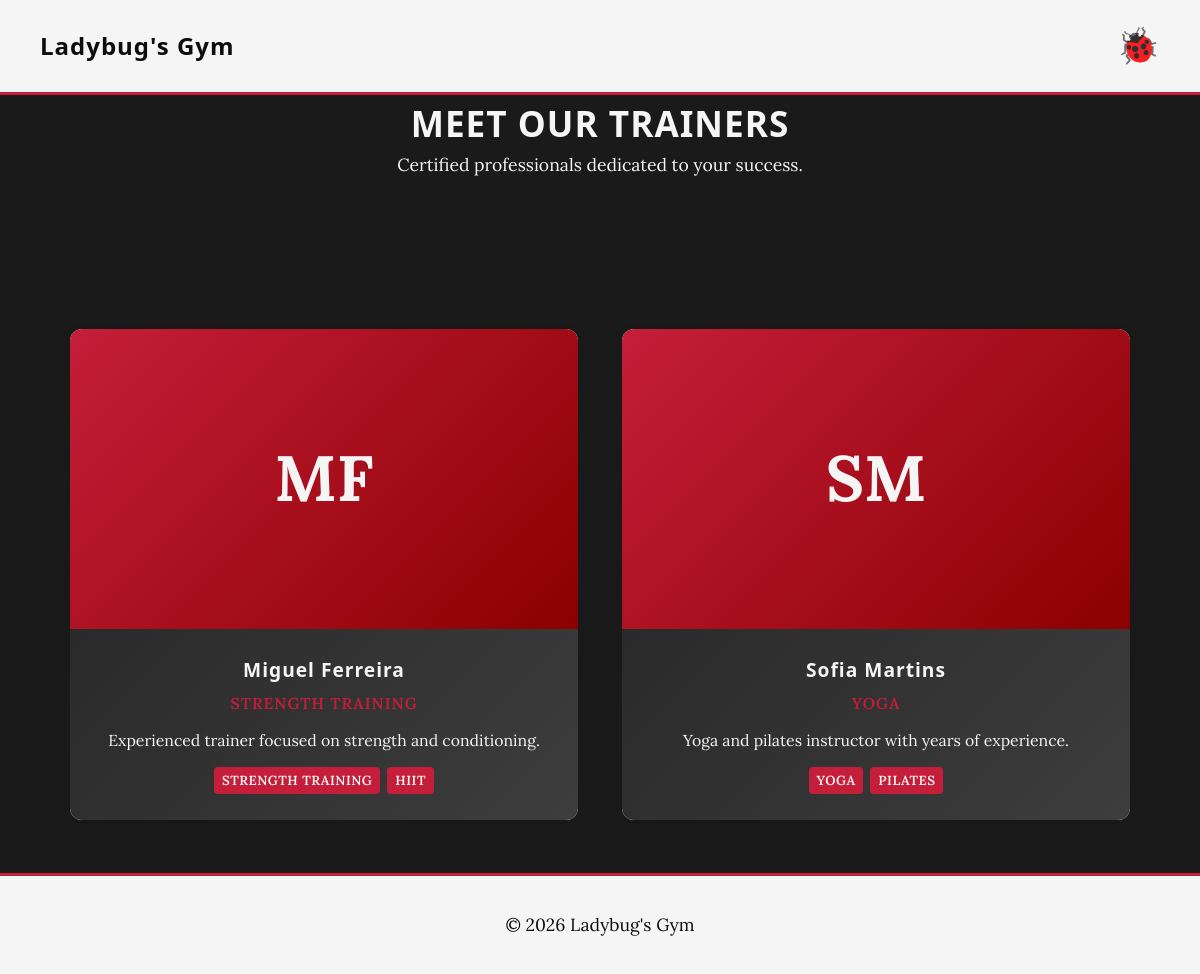
/pages/trainers.php, run on the app's committed database.
### tables this page shows
CREATE TABLE trainer_profiles (
    id INTEGER PRIMARY KEY AUTOINCREMENT,
    user_id INTEGER UNIQUE NOT NULL,
    bio TEXT,
    specializations TEXT,
    certifications TEXT,
    FOREIGN KEY(user_id) REFERENCES users(id) ON DELETE CASCADE
);

CREATE TABLE users (
    id INTEGER PRIMARY KEY AUTOINCREMENT,
    username VARCHAR(50) UNIQUE NOT NULL,
    email VARCHAR(100) UNIQUE NOT NULL,
    password_hash TEXT NOT NULL,
    name TEXT NOT NULL,
    role TEXT CHECK(role IN ('member', 'trainer', 'admin')) NOT NULL DEFAULT 'member',
    profile_photo TEXT,
    active INTEGER NOT NULL DEFAULT 1 CHECK(active IN (0,1)),
    created_at TEXT DEFAULT CURRENT_TIMESTAMP,
    plan_id INTEGER REFERENCES plans(id) ON DELETE SET NULL
);

### database/trainer.class.php (called while the page is built, shortened)
<?php
class Trainer {
    private string $name;
    private string $profilePhoto;
    private ?string $bio;
    private ?string $specializations;
    public function __construct(
        int $id,
        string $username,
        string $email,
        string $name,
        string $profilePhoto = '',
        ?string $bio = null,
        ?string $specializations = null,
        ?string $certifications = null,
        ?PDO $db = null
    ) {
        $this->name = $name;
        $this->profilePhoto = $profilePhoto;
        $this->bio = $bio;
        $this->specializations = $specializations;
    }
    public function getName(): string { return $this->name; }
    public function getProfilePhoto(): string { return $this->profilePhoto; }
    public function getBio(): ?string { return $this->bio; }
    public function getSpecializationsList(): array {
        return array_map('trim', explode(',', $this->specializations));
    }
    public static function getAllTrainers(?PDO $db = null): array {
        $db = $db ?? getDatabaseConnection();
        $stmt = $db->prepare('
            SELECT
                u.id,
                u.username,
                u.email,
                u.name,
                COALESCE(u.profile_photo, \'\') AS profile_photo,
                tp.bio,
                tp.specializations,
                tp.certifications
            FROM users u
            LEFT JOIN trainer_profiles tp ON u.id = tp.user_id
            WHERE u.role = \'trainer\' AND u.active = 1
            ORDER BY u.name ASC
        ');
        $stmt->execute();
        $rows = $stmt->fetchAll();
        $trainers = [];
        foreach ($rows as $row) {
            $trainers[] = new self(
                $row['id'],
                $row['username'],
                $row['email'],
                $row['name'],
                $row['profile_photo'],
                $row['bio'],
                $row['specializations'],
                $row['certifications'],
                $db
            );
        }
        return $trainers;
    }
}
?>

### templates/trainers.tpl.php (the view, shortened to what this page needs)
<?php
function drawTrainerCard(Trainer $trainer): void {
    $photo = $trainer->getProfilePhoto();
    $hasPhoto = $photo !== '' && file_exists(__DIR__ . '/../pages/../img/' . $photo);
    $initials = '';
    if (!$hasPhoto) {
        $parts = explode(' ', $trainer->getName());
        $initials = strtoupper(substr($parts[0] ?? '', 0, 1) . substr($parts[1] ?? '', 0, 1));
    }
    $specializations = $trainer->getSpecializationsList();
    $firstSpec = !empty($specializations) ? $specializations[0] : 'Fitness';
    ?>
    <div class="team-member">
        <?php if ($hasPhoto): ?>
            <img src="../img/<?= htmlspecialchars($photo) ?>" alt="<?= htmlspecialchars($trainer->getName()) ?>" class="team-member-image">
        <?php else: ?>
            <div class="team-member-image trainer-placeholder"><?= htmlspecialchars($initials) ?></div>
        <?php endif; ?>
        <div class="team-member-info">
            <h3 class="team-member-name"><?= htmlspecialchars($trainer->getName()) ?></h3>
            <p class="team-member-role"><?= htmlspecialchars($firstSpec) ?></p>
            <?php if ($trainer->getBio() !== null): ?>
                <p class="team-member-description"><?= htmlspecialchars($trainer->getBio()) ?></p>
            <?php endif; ?>
            <?php if (count($specializations) > 1): ?>
                <div class="trainer-specs">
                    <?php foreach ($specializations as $spec): ?>
                        <span class="trainer-spec-tag"><?= htmlspecialchars($spec) ?></span>
                    <?php endforeach; ?>
                </div>
            <?php endif; ?>
        </div>
    </div>
    <?php
}
?>

### templates/common.tpl.php (shortened to what this page needs)
<?php
function drawHead($title) {
    ?>
    <!DOCTYPE html>
    <html lang="en">
    <head>
        <?php drawCSSLinks(); ?>
    </head>
    <body>
    <?php
}
function drawHeader() {
    ?>
    <header class="site-header">
        <div class="container header-container" id="headerContainer">
            <h1>Ladybug's Gym</h1>
            <div class="logo-container" id="ladybugToggle">
                <div class="ladybug-icon">🐞</div>
            </div>
        </div>
    </header>
    <?php
}
function drawPageHeader($title,$subtitle){
?>
     <div class="page-header">
            <h2><?php echo htmlspecialchars($title); ?></h2>
            <p><?php echo htmlspecialchars($subtitle); ?></p>
        </div>
<?php
}
function drawFooter() {
    ?>
    <footer class="site-footer">
        <div class="container">
            <p>&copy; 2026 Ladybug's Gym</p>
        </div>
    </footer>
    <?php
}
function drawCSSLinks() {
    ?>
    <link rel="stylesheet" href="../css/base.css">
    <link rel="stylesheet" href="../css/components.css">
    <link rel="stylesheet" href="../css/layout.css">
    <link rel="stylesheet" href="../css/shared.css">
    <link rel="stylesheet" href="../css/cards.css">
    <link rel="stylesheet" href="../css/carousel.css">
    <link rel="stylesheet" href="../css/home.css">
    <link rel="stylesheet" href="../css/schedule.css">
    <link rel="stylesheet" href="../css/profile.css">
    <link rel="stylesheet" href="../css/login.css">
    <link rel="stylesheet" href="../css/trainers.css">
    <?php
}

### pages/trainers.php (shortened to what this page needs)
<?php
require_once(__DIR__ . '/../templates/common.tpl.php');
require_once(__DIR__ . '/../templates/trainers.tpl.php');
require_once(__DIR__ . '/../database/trainer.class.php');
$trainers = Trainer::getAllTrainers();
drawHead("Our Trainers | Ladybug's Gym");
drawHeader();
drawPageHeader('MEET OUR TRAINERS', 'Certified professionals dedicated to your success.');
?>
<main class="container trainers-page">
    <div class="team-showcase">
        <?php foreach ($trainers as $trainer): ?>
            <?php drawTrainerCard($trainer); ?>
        <?php endforeach; ?>
    </div>
</main>
<?php
drawFooter();
?>

### css/base.css (style rules this page uses)
:root { --ladybug-red: #c41e3a; --ladybug-dark-red: #8b0000; --ladybug-black: #0d0d0d; --ladybug-dark-gray: #2a2a2a; --ladybug-medium-gray: #3d3d3d; --ladybug-white: #f5f5f5; --ladybug-bg: #1a1a1a; --ladybug-gray: #888; --ladybug-light: #4a1a1a; --accent-deep-red: #a01830; --accent-maroon: #7a0e26; --font-heading: 'Treova', 'Segoe UI', Arial, sans-serif; --font-body: 'Lora', Georgia, serif; --font-accent: 'Treova', 'Segoe UI', sans-serif; --primary-green: var(--ladybug-white); --accent-green: var(--ladybug-red); --light-green: var(--ladybug-light); --white: var(--ladybug-white); --gray: var(--ladybug-gray); --bg-color: var(--ladybug-bg); }
* { margin: 0; padding: 0; box-sizing: border-box; }
body { font-family: var(--font-body); line-height: 1.6; color: var(--ladybug-white); background-color: var(--bg-color); font-size: 1.1rem; }
h1, h2, h3, h4, h5, h6 { font-family: var(--font-heading); letter-spacing: 1px; color: var(--ladybug-white); }

### css/layout.css (style rules this page uses)
.container { max-width: 1100px; margin: 0 auto; padding: 0 20px; width: 100%; }
.site-header { background-color: var(--ladybug-white); border-bottom: 3px solid var(--ladybug-red); padding: 1em 0; }
.site-header a, .site-header h1, .site-header nav { color: var(--ladybug-black); }
.header-container { display: flex; justify-content: space-between; align-items: center; position: relative; max-width: 100%; padding: 0 40px; }
.site-header h1 { font-size: 1.5rem; color: var(--ladybug-black); }
.site-footer { text-align: center; padding: 2em 0; background-color: var(--ladybug-white); color: var(--ladybug-black); border-top: 3px solid var(--ladybug-red); }
.site-footer .container { max-width: 100%; }
.logo-container { cursor: pointer; z-index: 20; position: relative; user-select: none; }
.ladybug-icon { font-size: 2.2rem; transition: transform 0.4s ease; }

### css/shared.css (style rules this page uses)
.page-header { text-align: center; margin-bottom: 2.5em; }
.page-header h2 { color: var(--ladybug-white); font-size: 2.2rem; }

### css/cards.css (style rules this page uses)
.team-showcase { display: grid; grid-template-columns: repeat(auto-fit, minmax(280px, 1fr)); gap: 2.5em; margin-top: 3em; }
.team-member { position: relative; border-radius: 12px; overflow: hidden; background: var(--white); box-shadow: 0 4px 12px rgba(0,0,0,0.08); transition: all 0.5s cubic-bezier(0.34, 1.56, 0.64, 1); animation: fadeInUp 0.6s ease-out both; }
.team-member:nth-child(1) { animation-delay: 0.1s; }
.team-member:nth-child(2) { animation-delay: 0.2s; }
.team-member-image { width: 100%; height: 300px; object-fit: cover; display: block; position: relative; z-index: 1; }
.team-member-info { padding: 1.5em; text-align: center; position: relative; z-index: 2; background: linear-gradient(135deg, #2a2a2a 0%, #3d3d3d 100%); }
.team-member-name { font-size: 1.2rem; font-weight: bold; color: var(--ladybug-white); margin-bottom: 0.3em; }
.team-member-role { color: var(--ladybug-red); font-size: 0.9em; font-weight: 600; text-transform: uppercase; letter-spacing: 1px; margin-bottom: 0.8em; }
.team-member-description { font-size: 0.9em; color: var(--ladybug-white); line-height: 1.5; }

### css/trainers.css (style rules this page uses)
.trainers-page { padding: 3em 20px; }
.trainer-placeholder { display: flex; align-items: center; justify-content: center; background: linear-gradient(135deg, var(--ladybug-red), #8b0000); color: var(--ladybug-white); font-size: 4rem; font-weight: bold; height: 300px; }
.trainer-specs { display: flex; flex-wrap: wrap; gap: 0.4em; justify-content: center; margin-top: 0.8em; }
.trainer-spec-tag { background: var(--ladybug-red); color: var(--ladybug-white); padding: 0.2em 0.6em; border-radius: 4px; font-size: 0.75em; font-weight: 600; text-transform: uppercase; letter-spacing: 0.5px; }

### data on the page
trainer_profiles: user.name "MF", user.name "Miguel Ferreira", specializations "STRENGTH TRAINING", bio "Experienced trainer focused on strength and conditioning.", specializations "HIIT"
trainer_profiles: user.name "SM", user.name "Sofia Martins", specializations "YOGA", bio "Yoga and pilates instructor with years of experience.", specializations "PILATES"

### other printed values
$title "MEET OUR TRAINERS"
$subtitle "Certified professionals dedicated to your success."
